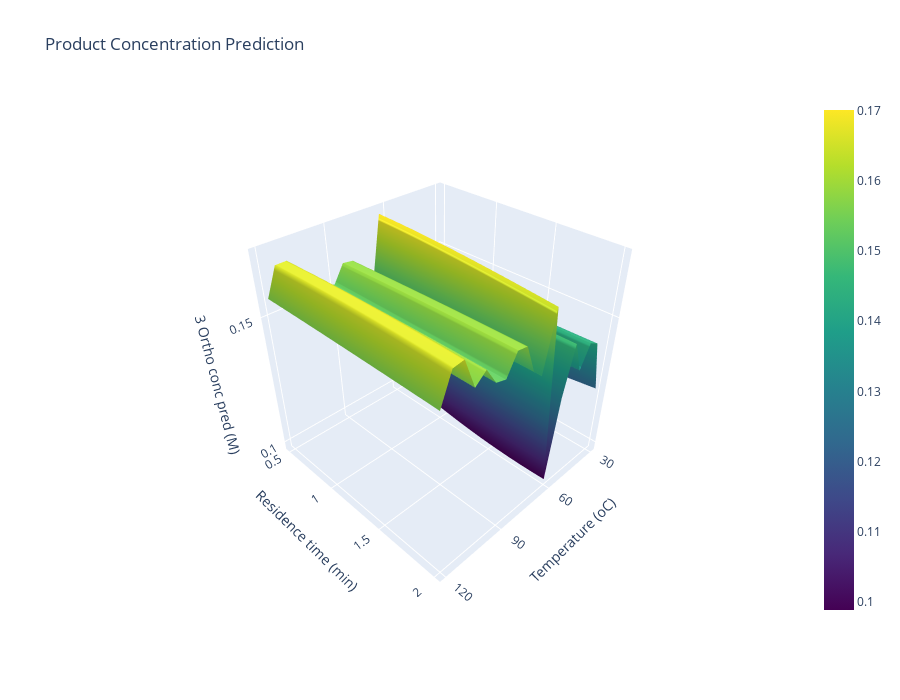

This figure's notebook cell:
### Code cell
# Plot the prediction landscape
shape = (len(temperatures), len(residence_times))
fig = go.Figure(
    data=[
        go.Surface(
            x=test_dataset["temp"].values.reshape(shape), 
            y=test_dataset["t_r"].values.reshape(shape),  
            z=test_dataset["outlet_ortho_conc_mu"].values.reshape(shape), 
            coloraxis="coloraxis",
        )
    ]
)
fig.update_layout(
    scene=dict(
        xaxis=dict(tickmode="array", tickvals=[30, 60, 90, 120], title="Temperature (oC)"),
        yaxis=dict(tickmode="array", tickvals=[0.5, 1, 1.5, 2], title="Residence time (min)"),
        zaxis=dict(tickmode="array", tickvals=[0.05, 0.1, 0.15, 0.2], title="3 Ortho conc pred (M)"),
    ),
    coloraxis=dict(colorscale="Viridis", cmin=test_dataset["outlet_ortho_conc_mu"].min(), cmax=test_dataset["outlet_ortho_conc_mu"].max()),
    width=900, height=700,
    scene_camera = dict(eye=dict(x=1.5, y=1.5, z=1.5)),
    title="Product Concentration Prediction"
)
fig.show()

### Figure 1 — Plotly figure (JSON) as saved in the notebook; plotly's stock layout.template omitted (floating-point values rounded to 4 significant figures; data arrays with more than 128 entries replaced by an {"elided": "..."} marker saying what was removed)
{"data": [{"coloraxis": "coloraxis", "type": "surface", "x": {"elided": "19x16 float values"}, "y": {"elided": "19x16 float values"}, "z": {"elided": "19x16 float values"}}], "layout": {"coloraxis": {"cmax": 0.1701, "cmin": 0.09888, "colorscale": [[0, "#440154"], [0.1111, "#482878"], [0.2222, "#3e4989"], [0.3333, "#31688e"], [0.4444, "#26828e"], [0.5556, "#1f9e89"], [0.6667, "#35b779"], [0.7778, "#6ece58"], [0.8889, "#b5de2b"], [1, "#fde725"]]}, "height": 700, "scene": {"camera": {"eye": {"x": 1.5, "y": 1.5, "z": 1.5}}, "xaxis": {"tickmode": "array", "tickvals": [30, 60, 90, 120], "title": {"text": "Temperature (oC)"}}, "yaxis": {"tickmode": "array", "tickvals": [0.5, 1, 1.5, 2], "title": {"text": "Residence time (min)"}}, "zaxis": {"tickmode": "array", "tickvals": [0.05, 0.1, 0.15, 0.2], "title": {"text": "3 Ortho conc pred (M)"}}}, "title": {"text": "Product Concentration Prediction"}, "width": 900}}
